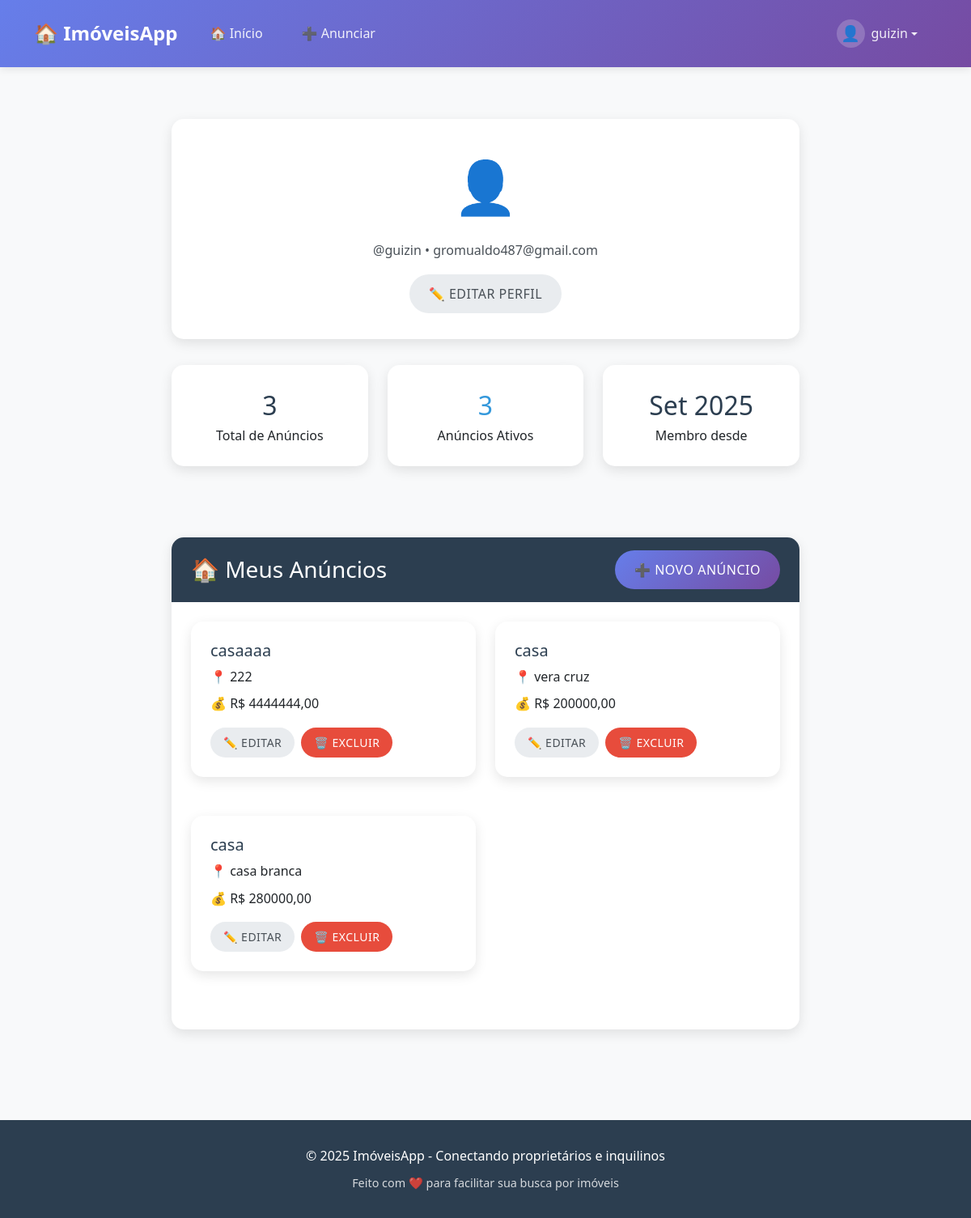
Page /profile/ (signed in) on the earlier database version.
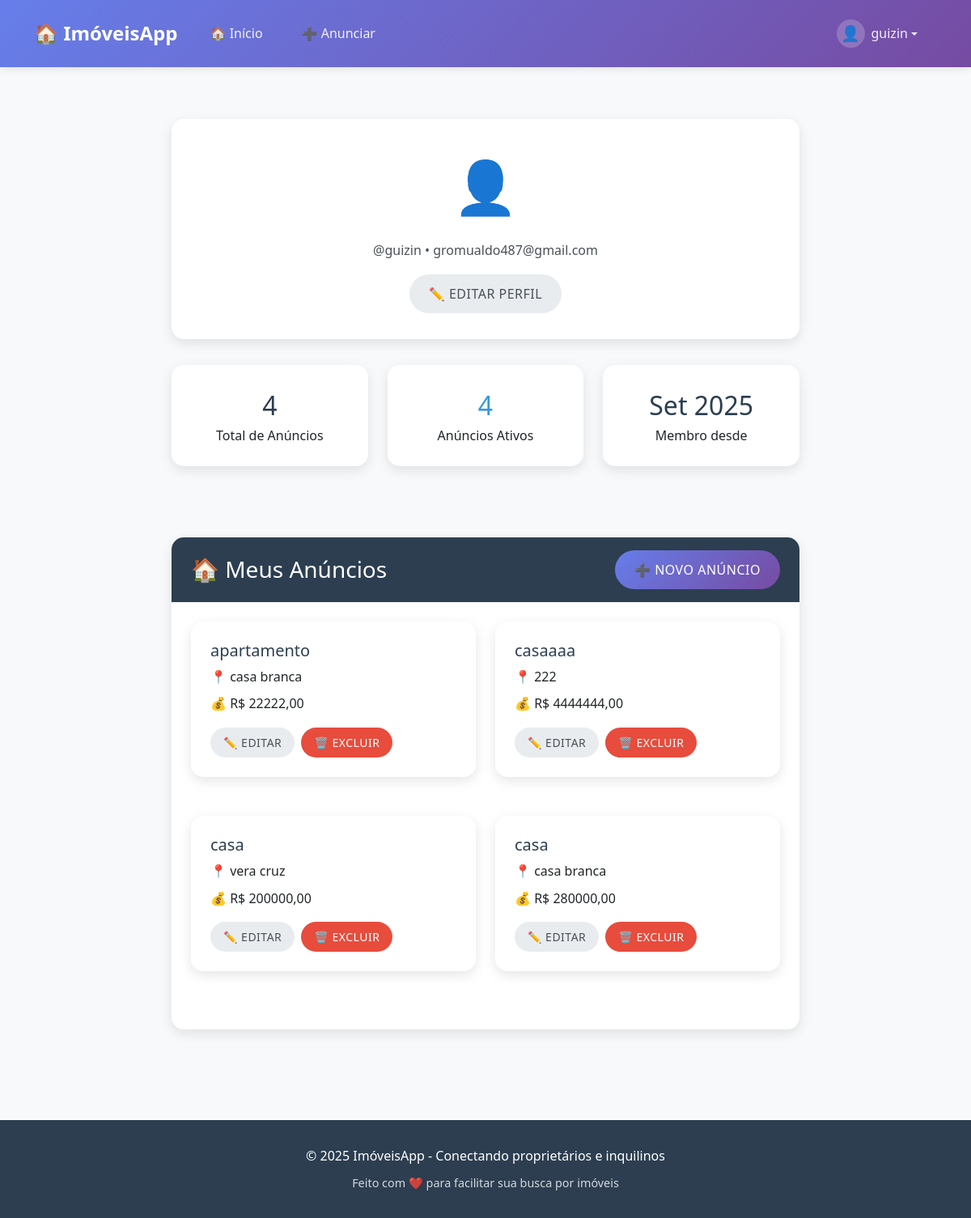
Same page on the later database version.
### ads/models.py (models this page shows, shortened)
class WantedAd(models.Model):
       title = models.CharField(max_length=200, verbose_name="Título do Anúncio")
       description = models.TextField(verbose_name="Descrição")
       reward = models.DecimalField(max_digits=10, decimal_places=2, verbose_name="Recompensa", blank=True, null=True)
       category = models.CharField(max_length=100, verbose_name="Categoria", blank=True, null=True)
       location = models.CharField(max_length=200, verbose_name="Localização", blank=True, null=True)
       price = models.DecimalField(max_digits=10, decimal_places=2, verbose_name="Preço", blank=True, null=True)
       created_by = models.ForeignKey(User, on_delete=models.CASCADE, verbose_name="Criado por")
       created_at = models.DateTimeField(auto_now_add=True, verbose_name="Data de Criação")
       updated_at = models.DateTimeField(auto_now=True, verbose_name="Data de Atualização")
       is_active = models.BooleanField(default=True, verbose_name="Ativo")
       class Meta:
           verbose_name = "Anúncio de Procurado"
           verbose_name_plural = "Anúncios de Procurados"

### ads/views.py (the view)
# urls.py: path('profile/', views.profile, name='profile'),
@login_required
def profile(request):
    user_ads = WantedAd.objects.filter(created_by=request.user).order_by('-created_at')
    return render(request, 'registration/profile.html', {
        'user_ads': user_ads,
        'total_ads': user_ads.count(),
        'active_ads': user_ads.filter(is_active=True).count()
    })

### accounts/templates/registration/profile.html (shortened to what this page needs)
{% extends 'base.html' %}
{% block content %}
<div class="container" style="max-width: 800px; margin: 2rem auto;">
    <div class="card" style="margin-bottom: 2rem;">
        <div class="card-body" style="text-align: center; padding: 2rem;">
            <div style="font-size: 4rem; margin-bottom: 1rem;">👤</div>
            <p style="color: var(--cor-texto); margin-bottom: 1rem;">
                @{{ user.username }} • {{ user.email }}
            </p>
            <a href="{% url 'edit_profile' %}" class="btn btn-secondary">
                ✏️ Editar Perfil
            </a>
        </div>
    </div>
    <div class="row" style="margin-bottom: 2rem;">
        <div class="col-md-4">
            <div class="card" style="text-align: center;">
                <div class="card-body">
                    <div style="font-size: 2rem; color: var(--cor-destaque);">{{ total_ads }}</div>
                    <div>Total de Anúncios</div>
                </div>
            </div>
        </div>
        <div class="col-md-4">
            <div class="card" style="text-align: center;">
                <div class="card-body">
                    <div style="font-size: 2rem; color: var(--cor-link);">{{ active_ads }}</div>
                    <div>Anúncios Ativos</div>
                </div>
            </div>
        </div>
        <div class="col-md-4">
            <div class="card" style="text-align: center;">
                <div class="card-body">
                    <div style="font-size: 2rem; color: var(--cor-destaque);">{{ user.date_joined|date:"M Y" }}</div>
                    <div>Membro desde</div>
                </div>
            </div>
        </div>
    </div>
    <div class="card">
        <div class="card-header" style="display: flex; justify-content: space-between; align-items: center;">
            <h3 style="margin: 0;">🏠 Meus Anúncios</h3>
            <a href="{% url 'create_ad' %}" class="btn btn-primary">
                ➕ Novo Anúncio
            </a>
        </div>
        <div class="card-body">
            {% if user_ads %}
                <div class="row">
                    {% for ad in user_ads %}
                    <div class="col-md-6" style="margin-bottom: 1rem;">
                        <div class="card">
                            <div class="card-body">
                                <h5 style="color: var(--cor-destaque);">{{ ad.title }}</h5>
                                <p style="margin: 0.5rem 0;">📍 {{ ad.location }}</p>
                                <p style="margin: 0.5rem 0;">💰 R$ {{ ad.price }}</p>
                                <div style="display: flex; gap: 0.5rem; margin-top: 1rem;">
                                    <a href="{% url 'edit_ad' ad.id %}" class="btn btn-secondary btn-sm">
                                        ✏️ Editar
                                    </a>
                                    <a href="{% url 'delete_ad' ad.id %}" class="btn btn-danger btn-sm">
                                        🗑️ Excluir
                                    </a>
                                </div>
                            </div>
                        </div>
                    </div>
                    {% endfor %}
                </div>
            {% endif %}
        </div>
    </div>
</div>
{% endblock %}

Differences in the rows shown:
added WantedAd: title "apartamento", location "casa branca", price "22222,00"
Other differences:
{{ total_ads }}: "3" → "4"
{{ active_ads }}: "3" → "4"
